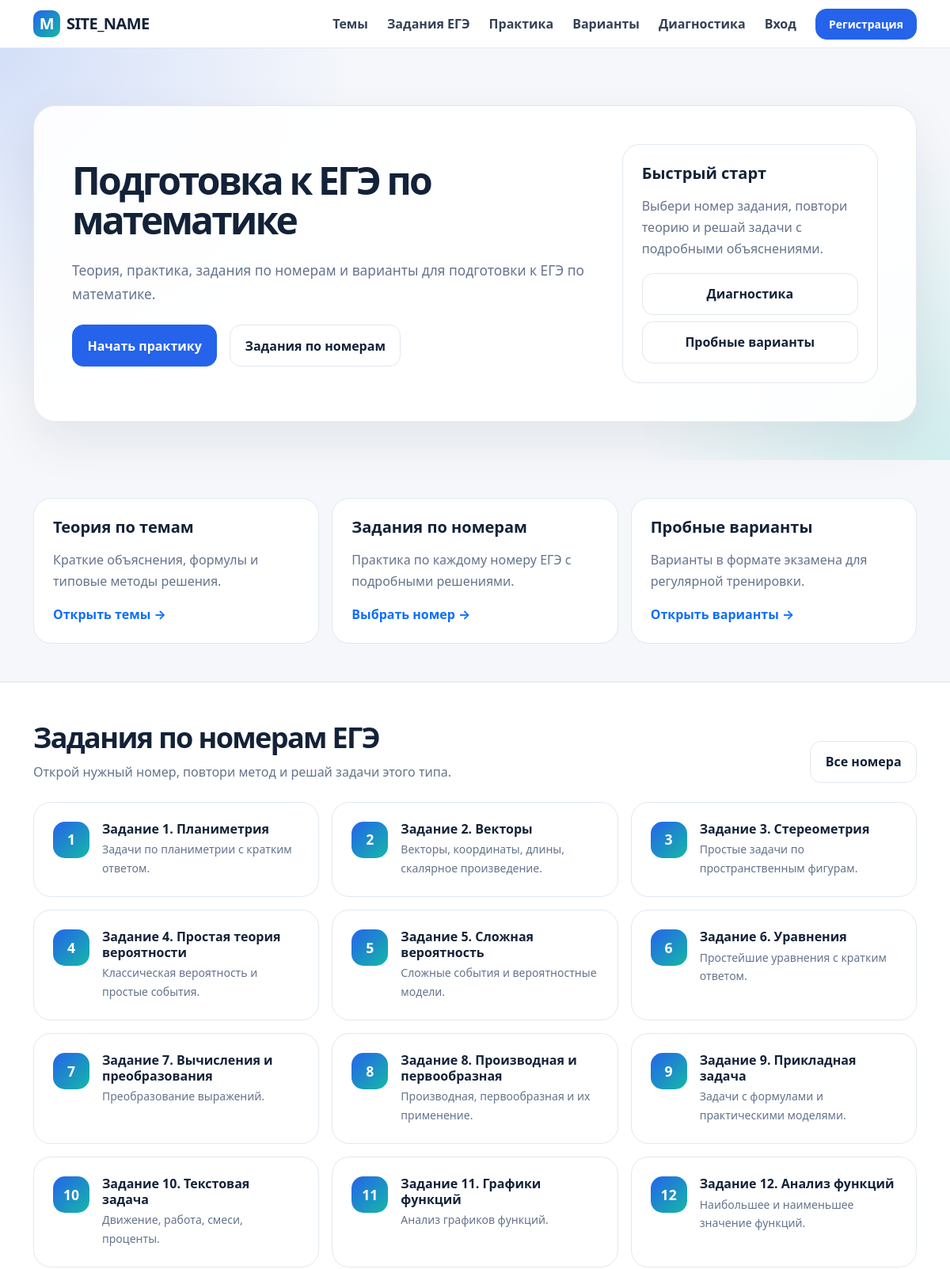
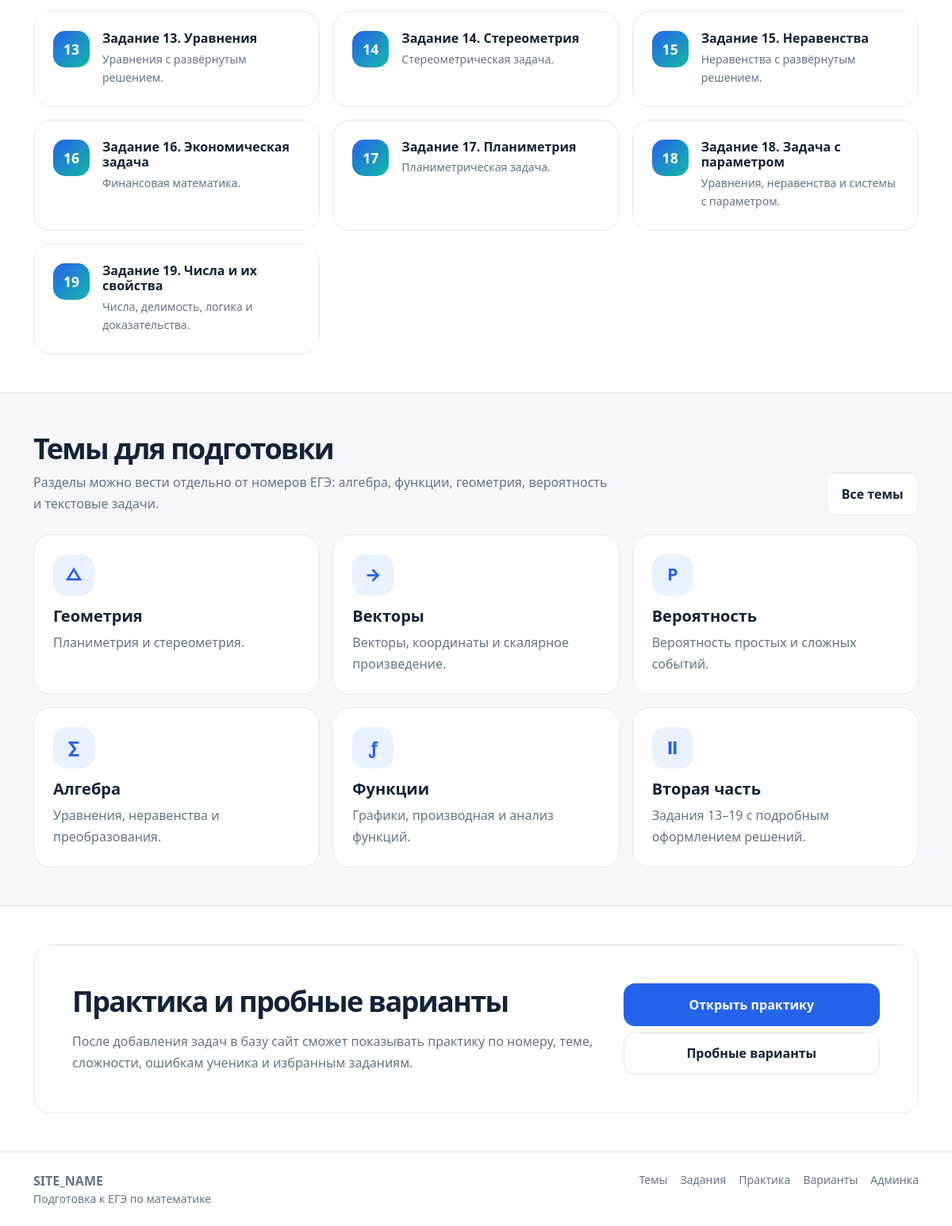
The page / on the database its author committed (2 pictures, top to bottom).
### tables this page shows
CREATE TABLE `ege_pages` (
  `id` int(11) NOT NULL,
  `slug` varchar(100) NOT NULL,
  `title` varchar(255) NOT NULL,
  `meta_description` text DEFAULT NULL,
  `h1` varchar(255) DEFAULT NULL,
  `intro_html` text DEFAULT NULL,
  `is_published` tinyint(1) NOT NULL DEFAULT 1,
  `created_at` timestamp NULL DEFAULT current_timestamp()
);

CREATE TABLE `ege_home_blocks` (
  `id` int(11) NOT NULL,
  `block_key` varchar(100) NOT NULL,
  `title` varchar(255) NOT NULL,
  `body_html` text DEFAULT NULL,
  `button_text` varchar(100) DEFAULT NULL,
  `button_url` varchar(255) DEFAULT NULL,
  `sort_order` int(11) NOT NULL DEFAULT 0,
  `is_active` tinyint(1) NOT NULL DEFAULT 1,
  `created_at` timestamp NULL DEFAULT current_timestamp()
);

CREATE TABLE `ege_task_types` (
  `id` int(11) NOT NULL,
  `task_number` int(11) NOT NULL,
  `part_number` tinyint(4) NOT NULL DEFAULT 1,
  `title` varchar(255) NOT NULL,
  `difficulty_level` varchar(30) NOT NULL DEFAULT 'низкая',
  `answer_format` varchar(30) NOT NULL DEFAULT 'Краткий',
  `max_score` tinyint(4) NOT NULL DEFAULT 1,
  `content_area` varchar(255) DEFAULT NULL,
  `short_description` text DEFAULT NULL,
  `sort_order` int(11) NOT NULL DEFAULT 0,
  `is_active` tinyint(1) NOT NULL DEFAULT 1,
  `created_at` timestamp NULL DEFAULT current_timestamp()
);

CREATE TABLE `ege_topics` (
  `id` int(11) NOT NULL,
  `slug` varchar(120) NOT NULL,
  `title` varchar(255) NOT NULL,
  `short_description` text DEFAULT NULL,
  `icon` varchar(20) DEFAULT NULL,
  `sort_order` int(11) NOT NULL DEFAULT 0,
  `is_active` tinyint(1) NOT NULL DEFAULT 1,
  `created_at` timestamp NULL DEFAULT current_timestamp()
);

### authentication/auth.php (called while the page is built, shortened)
<?php
function is_user_logged_in() {
    return isset($_SESSION['user_id']) && !empty($_SESSION['user_id']);
}

### index.php (the view, shortened to what this page needs)
<?php
require_once __DIR__ . '/authentication/auth.php';
function e($value) {
	return htmlspecialchars((string)$value, ENT_QUOTES, 'UTF-8');
}
function fetchOne(mysqli $mysqli, string $sql): ?array {
	$result = $mysqli->query($sql);
	$row = $result->fetch_assoc();
	return $row ?: null;
}
function fetchAll(mysqli $mysqli, string $sql): array {
	$result = $mysqli->query($sql);
	$rows = [];
	while ($row = $result->fetch_assoc()) {
		$rows[] = $row;
	}
	return $rows;
}
$page = fetchOne($mysqli, "
	SELECT
		title,
		meta_description,
		h1,
		intro_html
	FROM ege_pages
	WHERE slug = 'home'
	  AND is_published = 1
	LIMIT 1
");
$homeBlocks = fetchAll($mysqli, "
	SELECT
		title,
		body_html,
		button_text,
		button_url
	FROM ege_home_blocks
	WHERE is_active = 1
	ORDER BY sort_order ASC, id ASC
");
$topics = fetchAll($mysqli, "
	SELECT
		slug,
		title,
		short_description,
		icon
	FROM ege_topics
	WHERE is_active = 1
	ORDER BY sort_order ASC, title ASC
	LIMIT 6
");
$taskTypes = fetchAll($mysqli, "
	SELECT
		task_number,
		title,
		short_description
	FROM ege_task_types
	WHERE is_active = 1
	ORDER BY task_number ASC
");
$h1 = $page['h1'] ?? 'Подготовка к ЕГЭ по математике';
$introHtml = $page['intro_html'] ?? '<p>Теория, практика, задания по номерам и варианты для подготовки к ЕГЭ по математике.</p>';
?>
<!doctype html>
<html lang="ru">
<head>
	<link href="https://cdn.jsdelivr.net/npm/bootstrap@5.3.3/dist/css/bootstrap.min.css" rel="stylesheet">
</head>
<body>
<nav class="navbar navbar-expand-lg sticky-top">
	<div class="container">
		<a class="navbar-brand d-flex align-items-center" href="/">
			<span class="brand-mark">M</span>
			<span><?= e(SITE_NAME) ?></span>
		</a>
		<div id="mainNav" class="collapse navbar-collapse">
			<ul class="navbar-nav ms-auto align-items-lg-center gap-lg-2">
				<li class="nav-item"><a class="nav-link" href="/topics.php">Темы</a></li>
				<li class="nav-item"><a class="nav-link" href="/tasks.php">Задания ЕГЭ</a></li>
				<li class="nav-item"><a class="nav-link" href="/practice.php">Практика</a></li>
				<li class="nav-item"><a class="nav-link" href="/variants.php">Варианты</a></li>
				<li class="nav-item"><a class="nav-link" href="/diagnostic.php">Диагностика</a></li>
				<?php if (is_user_logged_in()): ?>
					<li class="nav-item"><span class="nav-link">Привет, <?= e(get_user_name()) ?></span></li>
					<li class="nav-item ms-lg-2">
						<a class="btn btn-sm btn-light-main px-3 py-2" href="/authentication/logout.php">Выход</a>
					</li>
				<?php else: ?>
					<li class="nav-item"><a class="nav-link" href="/authentication/login.php">Вход</a></li>
					<li class="nav-item ms-lg-2">
						<a class="btn btn-sm btn-main px-3 py-2" href="/authentication/register.php">Регистрация</a>
					</li>
				<?php endif; ?>
			</ul>
		</div>
	</div>
</nav>
<header class="hero">
	<div class="container">
		<div class="hero-card p-4 p-md-5">
			<div class="row align-items-center g-4">
				<div class="col-lg-8">
					<h1 class="hero-title mb-4"><?= e($h1) ?></h1>
					<div class="hero-text mb-4">
						<?= $introHtml ?>
					</div>
					<div class="d-flex flex-column flex-sm-row gap-3">
						<a href="/practice.php" class="btn btn-main">Начать практику</a>
						<a href="/tasks.php" class="btn btn-light-main">Задания по номерам</a>
					</div>
				</div>
				<div class="col-lg-4">
					<div class="site-card p-4">
						<h2 class="h5 fw-bold mb-3">Быстрый старт</h2>
						<p class="section-text mb-3">
							Выбери номер задания, повтори теорию и решай задачи с подробными объяснениями.
						</p>
						<div class="d-grid gap-2">
							<a href="/diagnostic.php" class="btn btn-light-main">Диагностика</a>
							<a href="/variants.php" class="btn btn-light-main">Пробные варианты</a>
						</div>
					</div>
				</div>
			</div>
		</div>
	</div>
</header>
<main>
	<?php if (!empty($homeBlocks)): ?>
		<section class="py-5">
			<div class="container">
				<div class="row g-3">
					<?php foreach ($homeBlocks as $block): ?>
						<div class="col-md-6 col-lg-4">
							<div class="site-card p-4">
								<h2 class="h5 fw-bold mb-3"><?= e($block['title']) ?></h2>
								<div class="section-text mb-3">
									<?= $block['body_html'] ?>
								</div>
								<?php if (!empty($block['button_text']) && !empty($block['button_url'])): ?>
									<a href="<?= e($block['button_url']) ?>" class="fw-bold text-decoration-none">
										<?= e($block['button_text']) ?> →
									</a>
								<?php endif; ?>
							</div>
						</div>
					<?php endforeach; ?>
				</div>
			</div>
		</section>
	<?php endif; ?>
	<section class="py-5 bg-white border-top border-bottom">
		<div class="container">
			<div class="row align-items-end mb-4">
				<div class="col-lg-8">
					<h2 class="section-title mb-2">Задания по номерам ЕГЭ</h2>
					<p class="section-text mb-0">
						Открой нужный номер, повтори метод и решай задачи этого типа.
					</p>
				</div>
				<div class="col-lg-4 text-lg-end mt-3 mt-lg-0">
					<a href="/tasks.php" class="btn btn-light-main">Все номера</a>
				</div>
			</div>
			<?php if (!empty($taskTypes)): ?>
				<div class="row g-3">
					<?php foreach ($taskTypes as $task): ?>
						<div class="col-md-6 col-xl-4">
							<a class="card-link" href="/task.php?number=<?= e($task['task_number']) ?>">
								<div class="site-card p-3 p-md-4">
									<div class="d-flex gap-3 align-items-start">
										<div class="task-number"><?= e($task['task_number']) ?></div>
										<div>
											<h3 class="h6 fw-bold mb-1">
												Задание <?= e($task['task_number']) ?>. <?= e($task['title']) ?>
											</h3>
											<?php if (!empty($task['short_description'])): ?>
												<p class="section-text small mb-0">
													<?= e($task['short_description']) ?>
												</p>
											<?php endif; ?>
										</div>
									</div>
								</div>
							</a>
						</div>
					<?php endforeach; ?>
				</div>
			<?php else: ?>
				<div class="alert alert-light border mb-0">
					Задания пока не добавлены в базу.
				</div>
			<?php endif; ?>
		</div>
	</section>
	<section class="py-5">
		<div class="container">
			<div class="row align-items-end mb-4">
				<div class="col-lg-8">
					<h2 class="section-title mb-2">Темы для подготовки</h2>
					<p class="section-text mb-0">
						Разделы можно вести отдельно от номеров ЕГЭ: алгебра, функции, геометрия, вероятность и текстовые задачи.
					</p>
				</div>
				<div class="col-lg-4 text-lg-end mt-3 mt-lg-0">
					<a href="/topics.php" class="btn btn-light-main">Все темы</a>
				</div>
			</div>
			<?php if (!empty($topics)): ?>
				<div class="row g-3">
					<?php foreach ($topics as $topic): ?>
						<div class="col-md-6 col-xl-4">
							<a class="card-link" href="/topic.php?slug=<?= e($topic['slug']) ?>">
								<div class="site-card p-4">
									<div class="topic-icon">
										<?= e($topic['icon'] ?: '∑') ?>
									</div>
									<h3 class="h5 fw-bold mb-2"><?= e($topic['title']) ?></h3>
									<?php if (!empty($topic['short_description'])): ?>
										<p class="section-text mb-0">
											<?= e($topic['short_description']) ?>
										</p>
									<?php endif; ?>
								</div>
							</a>
						</div>
					<?php endforeach; ?>
				</div>
			<?php else: ?>
				<div class="alert alert-light border mb-0">
					Темы пока не добавлены в базу.
				</div>
			<?php endif; ?>
		</div>
	</section>
	<section class="py-5 bg-white border-top">
		<div class="container">
			<div class="site-card p-4 p-md-5">
				<div class="row align-items-center g-4">
					<div class="col-lg-8">
						<h2 class="section-title mb-3">Практика и пробные варианты</h2>
						<p class="section-text mb-0">
							После добавления задач в базу сайт сможет показывать практику по номеру,
							теме, сложности, ошибкам ученика и избранным заданиям.
						</p>
					</div>
					<div class="col-lg-4">
						<div class="d-grid gap-2">
							<a href="/practice.php" class="btn btn-main">Открыть практику</a>
							<a href="/variants.php" class="btn btn-light-main">Пробные варианты</a>
						</div>
					</div>
				</div>
			</div>
		</div>
	</section>
</main>
<footer class="footer py-4">
	<div class="container">
		<div class="d-flex flex-column flex-md-row justify-content-between gap-3">
			<div>
				<strong><?= e(SITE_NAME) ?></strong>
				<div class="small">Подготовка к ЕГЭ по математике</div>
			</div>
			<div class="d-flex flex-wrap gap-3 small">
				<a href="/topics.php">Темы</a>
				<a href="/tasks.php">Задания</a>
				<a href="/practice.php">Практика</a>
				<a href="/variants.php">Варианты</a>
				<a href="/admin/">Админка</a>
			</div>
		</div>
	</div>
</footer>
</body>
</html>

### index.php (style rules this page uses)
:root { --bg: #f5f7fb; --card: #ffffff; --dark: #132238; --muted: #64748b; --primary: #2563eb; --primary-dark: #1d4ed8; --soft: #eaf1ff; --border: #e2e8f0; }
body { background: var(--bg); color: var(--dark); font-family: system-ui, -apple-system, BlinkMacSystemFont, "Segoe UI", sans-serif; }
.navbar { background: rgba(255, 255, 255, .95); backdrop-filter: blur(12px); border-bottom: 1px solid var(--border); }
.navbar-brand { font-weight: 800; letter-spacing: -0.03em; color: var(--dark); }
.brand-mark { width: 34px; height: 34px; border-radius: 10px; background: linear-gradient(135deg, #2563eb, #14b8a6); color: #fff; display: inline-flex; align-items: center; justify-content: center; font-weight: 800; margin-right: 8px; }
.nav-link { font-weight: 600; color: #334155; }
.hero { padding: 72px 0 48px; background: radial-gradient(circle at top left, rgba(37, 99, 235, .16), transparent 34%), radial-gradient(circle at bottom right, rgba(20, 184, 166, .16), transparent 30%); }
.hero-card { background: rgba(255, 255, 255, .92); border: 1px solid rgba(226, 232, 240, .95); border-radius: 28px; box-shadow: 0 24px 60px rgba(15, 23, 42, .08); }
.hero-title { font-size: clamp(2.1rem, 4vw, 4.3rem); line-height: 1.05; letter-spacing: -0.06em; font-weight: 850; }
.hero-text { color: var(--muted); font-size: 1.08rem; line-height: 1.7; }
.btn-main { background: var(--primary); border-color: var(--primary); color: #fff; font-weight: 700; border-radius: 14px; padding: .85rem 1.15rem; }
.btn-light-main { background: #fff; border: 1px solid var(--border); color: var(--dark); font-weight: 700; border-radius: 14px; padding: .85rem 1.15rem; }
.section-title { font-weight: 850; letter-spacing: -0.045em; font-size: clamp(1.65rem, 3vw, 2.45rem); }
.section-text { color: var(--muted); line-height: 1.7; }
.card-link { text-decoration: none; color: inherit; }
.site-card { background: var(--card); border: 1px solid var(--border); border-radius: 22px; height: 100%; transition: transform .18s ease, box-shadow .18s ease, border-color .18s ease; }
.task-number { width: 46px; height: 46px; border-radius: 15px; background: linear-gradient(135deg, #2563eb, #14b8a6); color: #fff; display: inline-flex; align-items: center; justify-content: center; font-weight: 850; font-size: 1.1rem; flex: 0 0 auto; }
.topic-icon { width: 52px; height: 52px; border-radius: 17px; background: var(--soft); color: var(--primary); display: inline-flex; align-items: center; justify-content: center; font-weight: 850; font-size: 1.35rem; margin-bottom: 14px; }
.footer { background: #fff; border-top: 1px solid var(--border); color: var(--muted); }
.footer a { color: var(--muted); text-decoration: none; }

### rows shown on the page
ege_pages: h1 "Подготовка к ЕГЭ по математике", intro_html "Теория, практика, задания по номерам и варианты для подготовки к ЕГЭ по математике."
ege_home_blocks: title "Теория по темам", body_html "Краткие объяснения, формулы и типовые методы решения.", button_text "Открыть темы"
ege_home_blocks: title "Задания по номерам", body_html "Практика по каждому номеру ЕГЭ с подробными решениями.", button_text "Выбрать номер"
ege_home_blocks: title "Пробные варианты", body_html "Варианты в формате экзамена для регулярной тренировки.", button_text "Открыть варианты"
ege_task_types: task_number "1", title "Планиметрия", short_description "Задачи по планиметрии с кратким ответом."
ege_task_types: task_number "2", title "Векторы", short_description "Векторы, координаты, длины, скалярное произведение."
ege_task_types: task_number "3", title "Стереометрия", short_description "Простые задачи по пространственным фигурам."
ege_task_types: task_number "4", title "Простая теория вероятности", short_description "Классическая вероятность и простые события."
ege_task_types: task_number "5", title "Сложная вероятность", short_description "Сложные события и вероятностные модели."
ege_task_types: task_number "6", title "Уравнения", short_description "Простейшие уравнения с кратким ответом."
ege_task_types: task_number "7", title "Вычисления и преобразования", short_description "Преобразование выражений."
ege_task_types: task_number "8", title "Производная и первообразная", short_description "Производная, первообразная и их применение."
ege_task_types: task_number "9", title "Прикладная задача", short_description "Задачи с формулами и практическими моделями."
ege_task_types: task_number "10", title "Текстовая задача", short_description "Движение, работа, смеси, проценты."
ege_task_types: task_number "11", title "Графики функций", short_description "Анализ графиков функций."
ege_task_types: task_number "12", title "Анализ функций", short_description "Наибольшее и наименьшее значение функций."
ege_task_types: task_number "13", title "Уравнения", short_description "Уравнения с развёрнутым решением."
ege_task_types: task_number "14", title "Стереометрия", short_description "Стереометрическая задача."
ege_task_types: task_number "15", title "Неравенства", short_description "Неравенства с развёрнутым решением."
ege_task_types: task_number "16", title "Экономическая задача", short_description "Финансовая математика."
ege_task_types: task_number "17", title "Планиметрия", short_description "Планиметрическая задача."
ege_task_types: task_number "18", title "Задача с параметром", short_description "Уравнения, неравенства и системы с параметром."
ege_task_types: task_number "19", title "Числа и их свойства", short_description "Числа, делимость, логика и доказательства."
ege_topics: icon "△", title "Геометрия", short_description "Планиметрия и стереометрия."
ege_topics: icon "→", title "Векторы", short_description "Векторы, координаты и скалярное произведение."
ege_topics: icon "P", title "Вероятность", short_description "Вероятность простых и сложных событий."
ege_topics: icon "∑", title "Алгебра", short_description "Уравнения, неравенства и преобразования."
ege_topics: icon "ƒ", title "Функции", short_description "Графики, производная и анализ функций."
ege_topics: icon "Ⅱ", title "Вторая часть", short_description "Задания 13–19 с подробным оформлением решений."

### other values the page prints
SITE_NAME "SITE_NAME"
